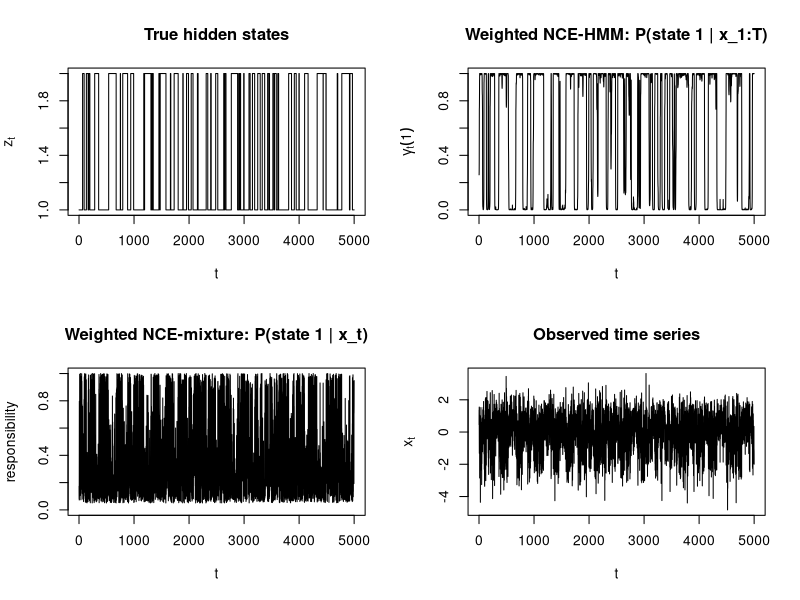

Recreate this plot in R.
set.seed(123)

############################################################
# 0. Basic settings
############################################################

K <- 2
T_len <- 5000

A_true <- matrix(
  c(0.98, 0.02,
    0.03, 0.97),
  nrow = K,
  byrow = TRUE
)

mu_true <- c(-0.5, 0.5)
lambda_true <- c(0.7, 1.8)

############################################################
# 1. Stationary distribution
############################################################

stationary_dist <- function(A) {
  K <- nrow(A)

  M <- t(A) - diag(K)
  M[K, ] <- rep(1, K)

  b <- c(rep(0, K - 1), 1)
  rho <- solve(M, b)

  rho <- pmax(rho, 0)
  rho / sum(rho)
}

rho_true <- stationary_dist(A_true)

c_true <- -0.5 * log(2 * pi) + 0.5 * log(lambda_true)

############################################################
# 2. HMM data generation
############################################################

simulate_hmm <- function(T_len, A, rho, mu, lambda) {
  K <- length(rho)

  z <- integer(T_len)
  x <- numeric(T_len)

  z[1] <- sample(1:K, size = 1, prob = rho)
  x[1] <- rnorm(
    1,
    mean = mu[z[1]],
    sd = 1 / sqrt(lambda[z[1]])
  )

  for (t in 2:T_len) {
    z[t] <- sample(1:K, size = 1, prob = A[z[t - 1], ])
    x[t] <- rnorm(
      1,
      mean = mu[z[t]],
      sd = 1 / sqrt(lambda[z[t]])
    )
  }

  list(x = x, z = z)
}

dat <- simulate_hmm(
  T_len = T_len,
  A = A_true,
  rho = rho_true,
  mu = mu_true,
  lambda = lambda_true
)

x <- dat$x
z_true <- dat$z

############################################################
# 3. Unnormalized observation model
############################################################

log_tilde_p <- function(x, mu, log_lambda) {
  lambda <- exp(log_lambda)
  -0.5 * lambda * (x - mu)^2
}

score_fun <- function(x, mu, log_lambda, c) {
  log_tilde_p(x, mu, log_lambda) + c
}

############################################################
# 4. HMM filtering and smoothing
############################################################

filter_smooth_with_xi <- function(x, A, rho, mu, log_lambda, c) {
  T_len <- length(x)
  K <- length(rho)

  log_b <- matrix(0, nrow = T_len, ncol = K)

  for (k in 1:K) {
    log_b[, k] <- score_fun(
      x = x,
      mu = mu[k],
      log_lambda = log_lambda[k],
      c = c[k]
    )
  }

  log_b_shift <- log_b - apply(log_b, 1, max)
  b <- exp(log_b_shift)

  alpha <- matrix(0, nrow = T_len, ncol = K)

  alpha[1, ] <- rho * b[1, ]
  alpha[1, ] <- alpha[1, ] / sum(alpha[1, ])

  for (t in 2:T_len) {
    pred <- as.numeric(alpha[t - 1, ] %*% A)
    alpha[t, ] <- b[t, ] * pred
    alpha[t, ] <- alpha[t, ] / sum(alpha[t, ])
  }

  beta <- matrix(0, nrow = T_len, ncol = K)
  beta[T_len, ] <- rep(1, K)

  for (t in (T_len - 1):1) {
    for (j in 1:K) {
      beta[t, j] <- sum(
        A[j, ] * b[t + 1, ] * beta[t + 1, ]
      )
    }
    beta[t, ] <- beta[t, ] / sum(beta[t, ])
  }

  gamma <- alpha * beta
  gamma <- gamma / rowSums(gamma)

  xi <- array(0, dim = c(T_len, K, K))

  for (t in 2:T_len) {
    numer <- matrix(0, nrow = K, ncol = K)

    for (j in 1:K) {
      for (k in 1:K) {
        numer[j, k] <-
          alpha[t - 1, j] *
          A[j, k] *
          b[t, k] *
          beta[t, k]
      }
    }

    xi[t, , ] <- numer / sum(numer)
  }

  list(
    gamma = gamma,
    xi = xi,
    alpha = alpha,
    beta = beta
  )
}

############################################################
# 5. Weighted NCE common functions
############################################################

weighted_nce_objective <- function(
  par,
  x,
  weight_k,
  noise_y,
  noise_density_fun
) {
  mu <- par[1]
  log_lambda <- par[2]
  c <- par[3]

  Nk <- sum(weight_k)
  Mk <- length(noise_y)

  sx <- score_fun(x, mu, log_lambda, c)
  sy <- score_fun(noise_y, mu, log_lambda, c)

  nx <- noise_density_fun(x)
  ny <- noise_density_fun(noise_y)

  log_num_x <- log(Nk) + sx
  log_noise_x <- log(Mk) + log(nx)

  max_x <- pmax(log_num_x, log_noise_x)
  log_den_x <- max_x +
    log(exp(log_num_x - max_x) + exp(log_noise_x - max_x))

  log_D_x <- log_num_x - log_den_x

  log_num_y <- log(Nk) + sy
  log_noise_y <- log(Mk) + log(ny)

  max_y <- pmax(log_num_y, log_noise_y)
  log_den_y <- max_y +
    log(exp(log_num_y - max_y) + exp(log_noise_y - max_y))

  log_1m_D_y <- log_noise_y - log_den_y

  obj <- sum(weight_k * log_D_x) + sum(log_1m_D_y)

  -obj
}

update_one_state_nce <- function(
  x,
  weight_k,
  init_par,
  noise_y,
  noise_density_fun
) {
  fit <- optim(
    par = init_par,
    fn = weighted_nce_objective,
    x = x,
    weight_k = weight_k,
    noise_y = noise_y,
    noise_density_fun = noise_density_fun,
    method = "BFGS",
    control = list(maxit = 300, reltol = 1e-8)
  )

  fit$par
}

############################################################
# 6. Weighted NCE-HMM
############################################################

initialize_A_from_labels <- function(labels, K, pseudocount = 1) {
  counts <- matrix(pseudocount, nrow = K, ncol = K)

  for (t in 2:length(labels)) {
    counts[labels[t - 1], labels[t]] <-
      counts[labels[t - 1], labels[t]] + 1
  }

  counts / rowSums(counts)
}

fit_weighted_nce_hmm <- function(
  x,
  K,
  R = 50,
  noise_ratio = 5,
  damping = 0.7,
  tol = 1e-6
) {
  T_len <- length(x)

  km <- kmeans(x, centers = K, nstart = 30)
  cl <- km$cluster

  mu <- numeric(K)
  log_lambda <- numeric(K)
  c <- rep(0, K)

  for (k in 1:K) {
    xk <- x[cl == k]
    if (length(xk) < 5) {
      xk <- x
    }

    mu[k] <- mean(xk)
    log_lambda[k] <- log(1 / var(xk))
  }

  ord <- order(mu)
  mu <- mu[ord]
  log_lambda <- log_lambda[ord]
  c <- c[ord]

  new_label <- integer(K)
  new_label[ord] <- 1:K
  cl <- new_label[cl]

  A <- initialize_A_from_labels(cl, K)

  noise_mean <- mean(x)
  noise_sd <- sd(x) * 2

  noise_density_fun <- function(u) {
    dnorm(u, mean = noise_mean, sd = noise_sd)
  }

  M_fixed <- max(500, round(noise_ratio * T_len / K))

  noise_list <- vector("list", K)
  for (k in 1:K) {
    noise_list[[k]] <- rnorm(
      M_fixed,
      mean = noise_mean,
      sd = noise_sd
    )
  }

  history <- data.frame()

  for (r in 1:R) {
    old_mu <- mu
    old_log_lambda <- log_lambda
    old_c <- c
    old_A <- A

    rho <- stationary_dist(A)

    fit_state <- filter_smooth_with_xi(
      x = x,
      A = A,
      rho = rho,
      mu = mu,
      log_lambda = log_lambda,
      c = c
    )

    gamma <- fit_state$gamma
    xi <- fit_state$xi

    A_new <- matrix(0, nrow = K, ncol = K)

    for (j in 1:K) {
      denom <- sum(gamma[1:(T_len - 1), j])

      for (k in 1:K) {
        numer <- sum(xi[2:T_len, j, k])
        A_new[j, k] <- numer / denom
      }
    }

    A_new <- A_new / rowSums(A_new)

    A <- (1 - damping) * A + damping * A_new
    A <- A / rowSums(A)

    for (k in 1:K) {
      init_par <- c(mu[k], log_lambda[k], c[k])

      new_par <- update_one_state_nce(
        x = x,
        weight_k = gamma[, k],
        init_par = init_par,
        noise_y = noise_list[[k]],
        noise_density_fun = noise_density_fun
      )

      mu[k] <- (1 - damping) * mu[k] + damping * new_par[1]
      log_lambda[k] <-
        (1 - damping) * log_lambda[k] + damping * new_par[2]
      c[k] <- (1 - damping) * c[k] + damping * new_par[3]
    }

    ord <- order(mu)
    mu <- mu[ord]
    log_lambda <- log_lambda[ord]
    c <- c[ord]
    A <- A[ord, ord]

    diff <- sum(abs(mu - old_mu)) +
      sum(abs(log_lambda - old_log_lambda)) +
      sum(abs(c - old_c)) +
      sum(abs(A - old_A))

    history <- rbind(
      history,
      data.frame(
        iter = r,
        diff = diff,
        mu1 = mu[1],
        mu2 = mu[2],
        lambda1 = exp(log_lambda[1]),
        lambda2 = exp(log_lambda[2]),
        c1 = c[1],
        c2 = c[2],
        A11 = A[1, 1],
        A12 = A[1, 2],
        A21 = A[2, 1],
        A22 = A[2, 2]
      )
    )

    if (diff < tol) {
      break
    }
  }

  rho_final <- stationary_dist(A)

  fit_final <- filter_smooth_with_xi(
    x = x,
    A = A,
    rho = rho_final,
    mu = mu,
    log_lambda = log_lambda,
    c = c
  )

  list(
    mu = mu,
    lambda = exp(log_lambda),
    log_lambda = log_lambda,
    c = c,
    A = A,
    rho = rho_final,
    gamma = fit_final$gamma,
    history = history
  )
}

############################################################
# 7. Weighted NCE-mixture
############################################################

softmax_rows <- function(log_mat) {
  log_mat_shift <- log_mat - apply(log_mat, 1, max)
  mat <- exp(log_mat_shift)
  mat / rowSums(mat)
}

fit_weighted_nce_mixture <- function(
  x,
  K,
  R = 50,
  noise_ratio = 5,
  damping = 0.7,
  tol = 1e-6
) {
  T_len <- length(x)

  km <- kmeans(x, centers = K, nstart = 30)
  cl <- km$cluster

  mu <- numeric(K)
  log_lambda <- numeric(K)
  c <- rep(0, K)
  pi <- numeric(K)

  for (k in 1:K) {
    xk <- x[cl == k]
    if (length(xk) < 5) {
      xk <- x
    }

    mu[k] <- mean(xk)
    log_lambda[k] <- log(1 / var(xk))
    pi[k] <- mean(cl == k)
  }

  ord <- order(mu)
  mu <- mu[ord]
  log_lambda <- log_lambda[ord]
  c <- c[ord]
  pi <- pi[ord]

  noise_mean <- mean(x)
  noise_sd <- sd(x) * 2

  noise_density_fun <- function(u) {
    dnorm(u, mean = noise_mean, sd = noise_sd)
  }

  M_fixed <- max(500, round(noise_ratio * T_len / K))

  noise_list <- vector("list", K)
  for (k in 1:K) {
    noise_list[[k]] <- rnorm(
      M_fixed,
      mean = noise_mean,
      sd = noise_sd
    )
  }

  history <- data.frame()

  for (r in 1:R) {
    old_mu <- mu
    old_log_lambda <- log_lambda
    old_c <- c
    old_pi <- pi

    log_weight <- matrix(0, nrow = T_len, ncol = K)

    for (k in 1:K) {
      log_weight[, k] <-
        log(pi[k]) +
        score_fun(
          x = x,
          mu = mu[k],
          log_lambda = log_lambda[k],
          c = c[k]
        )
    }

    resp <- softmax_rows(log_weight)

    pi_new <- colMeans(resp)
    pi <- (1 - damping) * pi + damping * pi_new
    pi <- pi / sum(pi)

    for (k in 1:K) {
      init_par <- c(mu[k], log_lambda[k], c[k])

      new_par <- update_one_state_nce(
        x = x,
        weight_k = resp[, k],
        init_par = init_par,
        noise_y = noise_list[[k]],
        noise_density_fun = noise_density_fun
      )

      mu[k] <- (1 - damping) * mu[k] + damping * new_par[1]
      log_lambda[k] <-
        (1 - damping) * log_lambda[k] + damping * new_par[2]
      c[k] <- (1 - damping) * c[k] + damping * new_par[3]
    }

    ord <- order(mu)
    mu <- mu[ord]
    log_lambda <- log_lambda[ord]
    c <- c[ord]
    pi <- pi[ord]

    diff <- sum(abs(mu - old_mu)) +
      sum(abs(log_lambda - old_log_lambda)) +
      sum(abs(c - old_c)) +
      sum(abs(pi - old_pi))

    history <- rbind(
      history,
      data.frame(
        iter = r,
        diff = diff,
        mu1 = mu[1],
        mu2 = mu[2],
        lambda1 = exp(log_lambda[1]),
        lambda2 = exp(log_lambda[2]),
        c1 = c[1],
        c2 = c[2],
        pi1 = pi[1],
        pi2 = pi[2]
      )
    )

    if (diff < tol) {
      break
    }
  }

  log_weight <- matrix(0, nrow = T_len, ncol = K)

  for (k in 1:K) {
    log_weight[, k] <-
      log(pi[k]) +
      score_fun(
        x = x,
        mu = mu[k],
        log_lambda = log_lambda[k],
        c = c[k]
      )
  }

  resp_final <- softmax_rows(log_weight)

  list(
    mu = mu,
    lambda = exp(log_lambda),
    log_lambda = log_lambda,
    c = c,
    pi = pi,
    resp = resp_final,
    history = history
  )
}

############################################################
# 8. Estimation
############################################################

fit_hmm <- fit_weighted_nce_hmm(
  x = x,
  K = K,
  R = 50,
  noise_ratio = 5,
  damping = 0.7
)

fit_mix <- fit_weighted_nce_mixture(
  x = x,
  K = K,
  R = 50,
  noise_ratio = 5,
  damping = 0.7
)

############################################################
# 9. Oracle HMM and Naive HMM
############################################################

fit_oracle_hmm <- filter_smooth_with_xi(
  x = x,
  A = A_true,
  rho = rho_true,
  mu = mu_true,
  log_lambda = log(lambda_true),
  c = c_true
)

gamma_oracle_hmm <- fit_oracle_hmm$gamma

fit_naive_hmm <- filter_smooth_with_xi(
  x = x,
  A = fit_hmm$A,
  rho = fit_hmm$rho,
  mu = fit_hmm$mu,
  log_lambda = log(fit_hmm$lambda),
  c = rep(0, K)
)

gamma_naive_hmm <- fit_naive_hmm$gamma

############################################################
# 10. Evaluation functions
############################################################

best_accuracy_2state <- function(z_hat, z_true) {
  acc1 <- mean(z_hat == z_true)
  acc2 <- mean((3 - z_hat) == z_true)
  max(acc1, acc2)
}

l1_gamma_distance <- function(gamma_hat, gamma_ref) {
  mean(rowSums(abs(gamma_hat - gamma_ref)))
}

mean_entropy <- function(prob_mat) {
  eps <- 1e-12
  mean(-rowSums(prob_mat * log(prob_mat + eps)))
}

############################################################
# 11. Comparison
############################################################

z_hat_oracle_hmm <- apply(gamma_oracle_hmm, 1, which.max)
z_hat_hmm <- apply(fit_hmm$gamma, 1, which.max)
z_hat_mix <- apply(fit_mix$resp, 1, which.max)
z_hat_naive_hmm <- apply(gamma_naive_hmm, 1, which.max)

comparison <- data.frame(
  method = c(
    "Oracle HMM",
    "Weighted NCE-HMM",
    "Weighted NCE-mixture",
    "Naive HMM"
  ),
  accuracy = c(
    best_accuracy_2state(z_hat_oracle_hmm, z_true),
    best_accuracy_2state(z_hat_hmm, z_true),
    best_accuracy_2state(z_hat_mix, z_true),
    best_accuracy_2state(z_hat_naive_hmm, z_true)
  ),
  gamma_L1_to_oracle_HMM = c(
    0,
    l1_gamma_distance(fit_hmm$gamma, gamma_oracle_hmm),
    l1_gamma_distance(fit_mix$resp, gamma_oracle_hmm),
    l1_gamma_distance(gamma_naive_hmm, gamma_oracle_hmm)
  ),
  mean_entropy = c(
    mean_entropy(gamma_oracle_hmm),
    mean_entropy(fit_hmm$gamma),
    mean_entropy(fit_mix$resp),
    mean_entropy(gamma_naive_hmm)
  )
)

print(comparison)

############################################################
# 12. Estimated parameters
############################################################

cat("True A:\n")
print(A_true)

cat("Estimated A by Weighted NCE-HMM:\n")
print(fit_hmm$A)

cat("True stationary rho:\n")
print(rho_true)

cat("Estimated stationary rho by Weighted NCE-HMM:\n")
print(fit_hmm$rho)

cat("True mu:\n")
print(mu_true)

cat("Estimated mu by Weighted NCE-HMM:\n")
print(fit_hmm$mu)

cat("Estimated mu by Weighted NCE-mixture:\n")
print(fit_mix$mu)

cat("True lambda:\n")
print(lambda_true)

cat("Estimated lambda by Weighted NCE-HMM:\n")
print(fit_hmm$lambda)

cat("Estimated lambda by Weighted NCE-mixture:\n")
print(fit_mix$lambda)

cat("True c:\n")
print(c_true)

cat("Estimated c by Weighted NCE-HMM:\n")
print(fit_hmm$c)

cat("Estimated c by Weighted NCE-mixture:\n")
print(fit_mix$c)

############################################################
# 13. Visualization
############################################################

par(mfrow = c(2, 2))

plot(
  z_true,
  type = "s",
  main = "True hidden states",
  xlab = "t",
  ylab = expression(z[t])
)

plot(
  fit_hmm$gamma[, 1],
  type = "l",
  ylim = c(0, 1),
  main = "Weighted NCE-HMM: P(state 1 | x_1:T)",
  xlab = "t",
  ylab = expression(gamma[t](1))
)

plot(
  fit_mix$resp[, 1],
  type = "l",
  ylim = c(0, 1),
  main = "Weighted NCE-mixture: P(state 1 | x_t)",
  xlab = "t",
  ylab = "responsibility"
)

plot(
  x,
  type = "l",
  main = "Observed time series",
  xlab = "t",
  ylab = expression(x[t])
)
